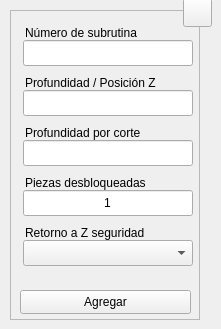
  <widget class="QWidget" name="centralwidget">
   <widget class="QFrame" name="frame">
    <property name="geometry">
     <rect>
      <x>10</x>
      <y>10</y>
      <width>190</width>
      <height>310</height>
     </rect>
    </property>
    <property name="sizePolicy">
     <sizepolicy hsizetype="Fixed" vsizetype="Fixed">
      <horstretch>0</horstretch>
      <verstretch>0</verstretch>
     </sizepolicy>
    </property>
    <property name="minimumSize">
     <size>
      <width>190</width>
      <height>310</height>
     </size>
    </property>
    <property name="maximumSize">
     <size>
      <width>190</width>
      <height>310</height>
     </size>
    </property>
    <property name="frameShape">
     <enum>QFrame::StyledPanel</enum>
    </property>
    <property name="frameShadow">
     <enum>QFrame::Raised</enum>
    </property>
    <widget class="QLineEdit" name="tbx_sub">
     <property name="geometry">
      <rect>
       <x>13</x>
       <y>30</y>
       <width>170</width>
       <height>26</height>
      </rect>
     </property>
     <property name="minimumSize">
      <size>
       <width>170</width>
       <height>0</height>
      </size>
     </property>
     <property name="maximumSize">
      <size>
       <width>170</width>
       <height>16777215</height>
      </size>
     </property>
     <property name="toolTip">
      <string>Digite el texto del comentario</string>
     </property>
     <property name="statusTip">
      <string/>
     </property>
     <property name="alignment">
      <set>Qt::AlignCenter</set>
     </property>
     <property name="placeholderText">
      <string/>
     </property>
    </widget>
    <widget class="QLabel" name="lbl_sub">
     <property name="enabled">
      <bool>true</bool>
     </property>
     <property name="geometry">
      <rect>
       <x>15</x>
       <y>10</y>
       <width>125</width>
       <height>26</height>
      </rect>
     </property>
     <property name="text">
      <string>Número de subrutina</string>
     </property>
     <property name="buddy">
      <cstring>lbl_sub</cstring>
     </property>
    </widget>
    <widget class="QLabel" name="lbl_sec">
     <property name="enabled">
      <bool>true</bool>
     </property>
     <property name="geometry">
      <rect>
       <x>15</x>
       <y>210</y>
       <width>125</width>
       <height>26</height>
      </rect>
     </property>
     <property name="text">
      <string>Retorno a Z seguridad</string>
     </property>
     <property name="buddy">
      <cstring>lbl_sec</cstring>
     </property>
    </widget>
    <widget class="QComboBox" name="cbx_sec">
     <property name="geometry">
      <rect>
       <x>13</x>
       <y>230</y>
       <width>170</width>
       <height>26</height>
      </rect>
     </property>
     <property name="minimumSize">
      <size>
       <width>170</width>
       <height>26</height>
      </size>
     </property>
     <property name="maximumSize">
      <size>
       <width>170</width>
       <height>16777215</height>
      </size>
     </property>
     <property name="toolTip">
      <string>Seleccione el husillo de trabajo a utilizar</string>
     </property>
    </widget>
    <widget class="QPushButton" name="btn_save">
     <property name="geometry">
      <rect>
       <x>10</x>
       <y>280</y>
       <width>171</width>
       <height>24</height>
      </rect>
     </property>
     <property name="sizePolicy">
      <sizepolicy hsizetype="Expanding" vsizetype="Expanding">
       <horstretch>0</horstretch>
       <verstretch>0</verstretch>
      </sizepolicy>
     </property>
     <property name="minimumSize">
      <size>
       <width>88</width>
       <height>0</height>
      </size>
     </property>
     <property name="toolTip">
      <string>Agregar los datos al programa CNC</string>
     </property>
     <property name="statusTip">
      <string/>
     </property>
     <property name="text">
      <string>Agregar</string>
     </property>
     <property name="shortcut">
      <string>Ctrl+S</string>
     </property>
     <property name="autoDefault">
      <bool>true</bool>
     </property>
    </widget>
    <widget class="QLineEdit" name="tbx_dpt">
     <property name="geometry">
      <rect>
       <x>13</x>
       <y>80</y>
       <width>170</width>
       <height>26</height>
      </rect>
     </property>
     <property name="minimumSize">
      <size>
       <width>170</width>
       <height>0</height>
      </size>
     </property>
     <property name="maximumSize">
      <size>
       <width>170</width>
       <height>16777215</height>
      </size>
     </property>
     <property name="toolTip">
      <string>Digite el texto del comentario</string>
     </property>
     <property name="statusTip">
      <string/>
     </property>
     <property name="alignment">
      <set>Qt::AlignCenter</set>
     </property>
     <property name="placeholderText">
      <string/>
     </property>
    </widget>
    <widget class="QLabel" name="lbl_dpt">
     <property name="enabled">
      <bool>true</bool>
     </property>
     <property name="geometry">
      <rect>
       <x>15</x>
       <y>60</y>
       <width>141</width>
       <height>26</height>
      </rect>
     </property>
     <property name="text">
      <string>Profundidad / Posición Z</string>
     </property>
     <property name="buddy">
      <cstring>lbl_sub</cstring>
     </property>
    </widget>
    <widget class="QLineEdit" name="tbx_cut">
     <property name="geometry">
      <rect>
       <x>13</x>
       <y>130</y>
       <width>170</width>
       <height>26</height>
      </rect>
     </property>
     <property name="minimumSize">
      <size>
       <width>170</width>
       <height>0</height>
      </size>
     </property>
     <property name="maximumSize">
      <size>
       <width>170</width>
       <height>16777215</height>
      </size>
     </property>
     <property name="toolTip">
      <string>Digite el texto del comentario</string>
     </property>
     <property name="statusTip">
      <string/>
     </property>
     <property name="alignment">
      <set>Qt::AlignCenter</set>
     </property>
     <property name="placeholderText">
      <string/>
     </property>
    </widget>
    <widget class="QLabel" name="lbl_cut">
     <property name="enabled">
      <bool>true</bool>
     </property>
     <property name="geometry">
      <rect>
       <x>15</x>
       <y>110</y>
       <width>127</width>
       <height>26</height>
      </rect>
     </property>
     <property name="text">
      <string>Profundidad por corte</string>
     </property>
     <property name="buddy">
      <cstring>lbl_sub</cstring>
     </property>
    </widget>
    <widget class="QLineEdit" name="tbx_ubk">
     <property name="geometry">
      <rect>
       <x>13</x>
       <y>180</y>
       <width>170</width>
       <height>26</height>
      </rect>
     </property>
     <property name="minimumSize">
      <size>
       <width>170</width>
       <height>0</height>
      </size>
     </property>
     <property name="maximumSize">
      <size>
       <width>170</width>
       <height>16777215</height>
      </size>
     </property>
     <property name="toolTip">
      <string>Digite el texto del comentario</string>
     </property>
     <property name="statusTip">
      <string/>
     </property>
     <property name="text">
      <string>1</string>
     </property>
     <property name="alignment">
      <set>Qt::AlignCenter</set>
     </property>
     <property name="placeholderText">
      <string/>
     </property>
    </widget>
    <widget class="QLabel" name="lbl_unblk">
     <property name="enabled">
      <bool>true</bool>
     </property>
     <property name="geometry">
      <rect>
       <x>15</x>
       <y>160</y>
       <width>125</width>
       <height>26</height>
      </rect>
     </property>
     <property name="text">
      <string>Piezas desbloqueadas</string>
     </property>
     <property name="buddy">
      <cstring>lbl_sub</cstring>
     </property>
    </widget>
    <zorder>tbx_sub</zorder>
    <zorder>lbl_sub</zorder>
    <zorder>cbx_sec</zorder>
    <zorder>lbl_sec</zorder>
    <zorder>btn_save</zorder>
    <zorder>tbx_dpt</zorder>
    <zorder>lbl_dpt</zorder>
    <zorder>tbx_cut</zorder>
    <zorder>lbl_cut</zorder>
    <zorder>tbx_ubk</zorder>
    <zorder>lbl_unblk</zorder>
   </widget>
   <widget class="QToolButton" name="btn_help">
    <property name="geometry">
     <rect>
      <x>183</x>
      <y>-2</y>
      <width>29</width>
      <height>29</height>
     </rect>
    </property>
    <property name="font">
     <font>
      <pointsize>20</pointsize>
      <bold>true</bold>
     </font>
    </property>
    <property name="text">
     <string/>
    </property>
    <property name="icon">
     <iconset resource="../../resources/resources.qrc">
      <normaloff>:/icons/question.png</normaloff>:/icons/question.png</iconset>
    </property>
    <property name="iconSize">
     <size>
      <width>20</width>
      <height>20</height>
     </size>
    </property>
    <property name="shortcut">
     <string>F1</string>
    </property>
   </widget>
  </widget>
